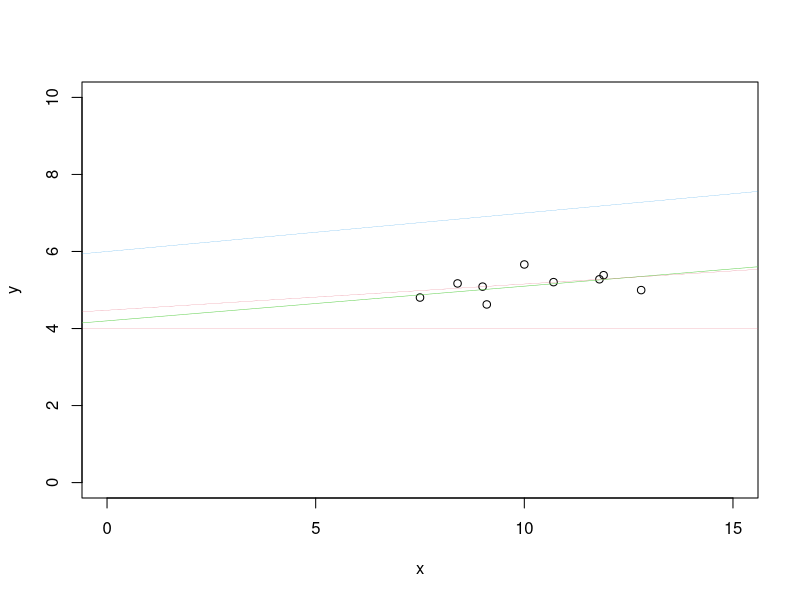

Recreate this plot in R.

# Vektor
temp = c(7.5,8.4,9.1,9.0,10.0,10.7,11.8,11.9,12.8)
respiration = c(122,176,102,162,288,182,196,218,148)
x = temp
y = log(respiration)

plot(x,y,ylim=c(0,10),xlim=c(0,15))


beta0 = 4.2
beta1 = 0.09

abline(beta0,beta1, col=3,lwd=0.5)
sum(abs(y - (beta0-beta1*x)))

beta0.seq = seq(4,6,0.001)
beta1.seq = seq(0,0.1,0.001)

abline(4,0,col=2,lwd=0.2)
abline(6,0.1,col=4,lwd=0.2)

result = matrix(0,length(beta0.seq),length(beta1.seq))
for(i in 1:length(beta0.seq)){
  for(j in 1:length(beta1.seq)){
    beta0 = beta0.seq[i]
    beta1 = beta1.seq[j]
    result[i,j] = sum(abs(y-(beta0+beta1*x)))
  }
}
which(result == min(result), arr.ind=T)

beta0.seq[477]
beta1.seq[69]
abline(beta0.seq[477], beta1.seq[69],col=2,lwd=0.2)
